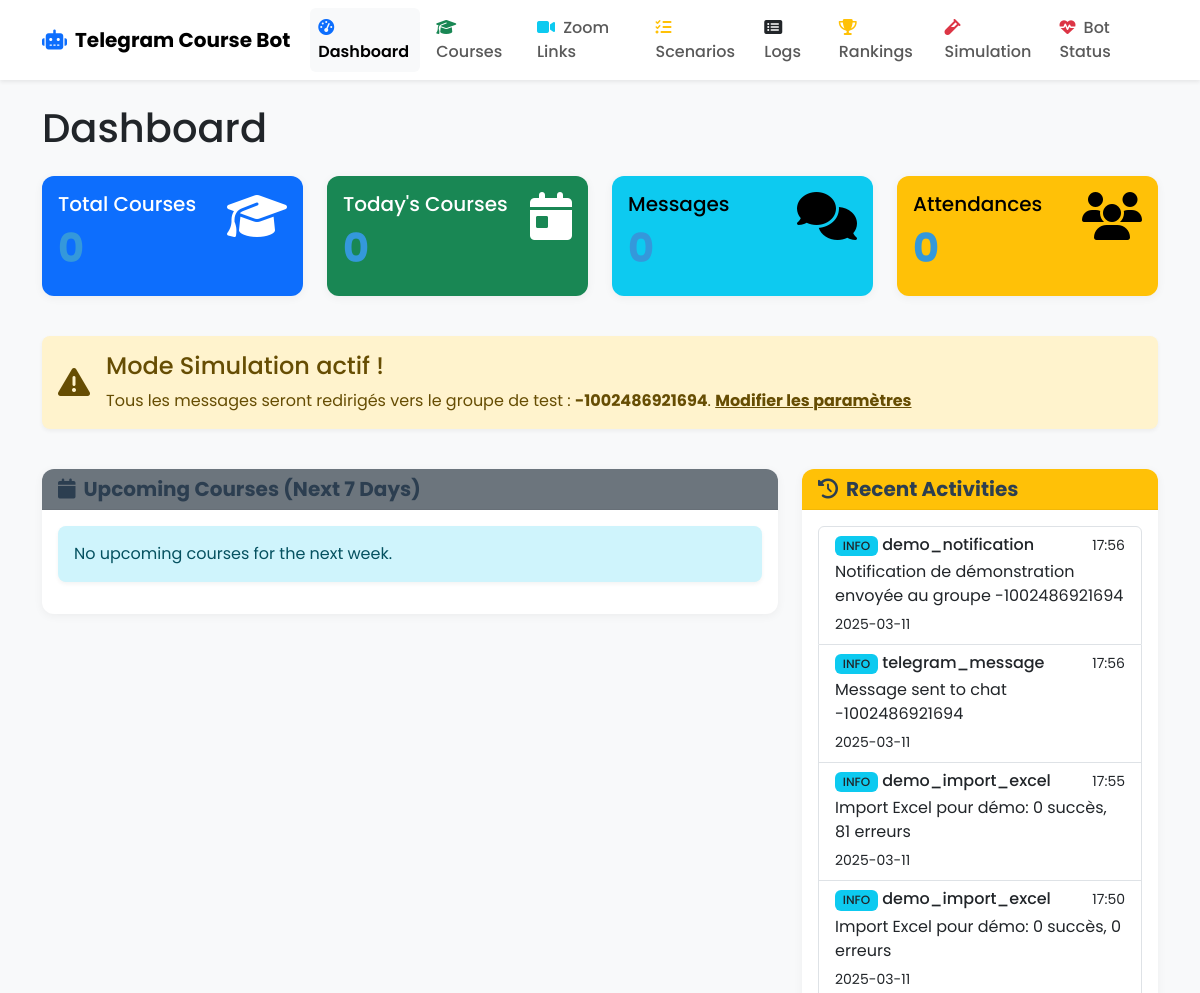
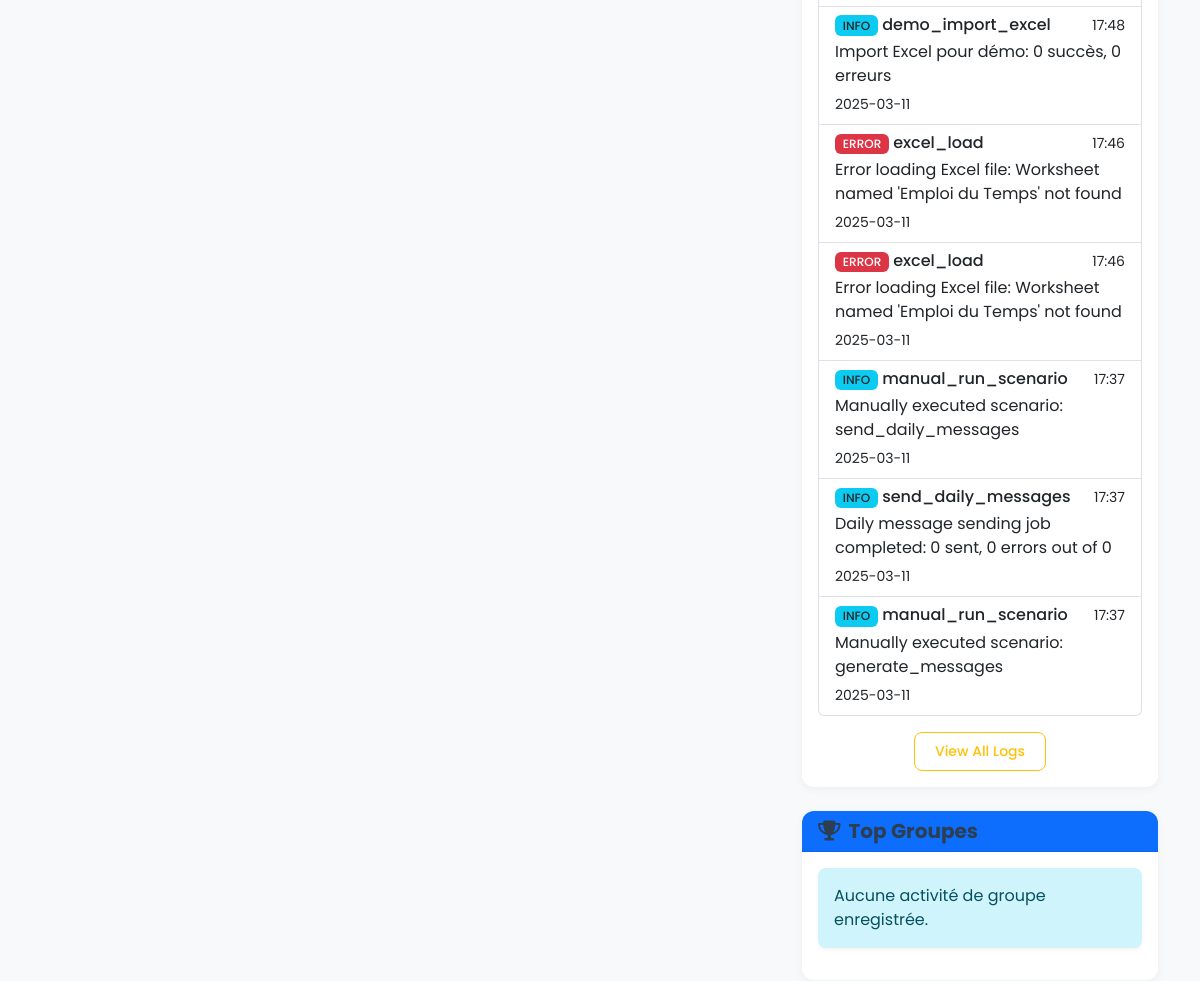
/admin (upper part), run on an earlier commit of the app's database (2 pictures, top to bottom).
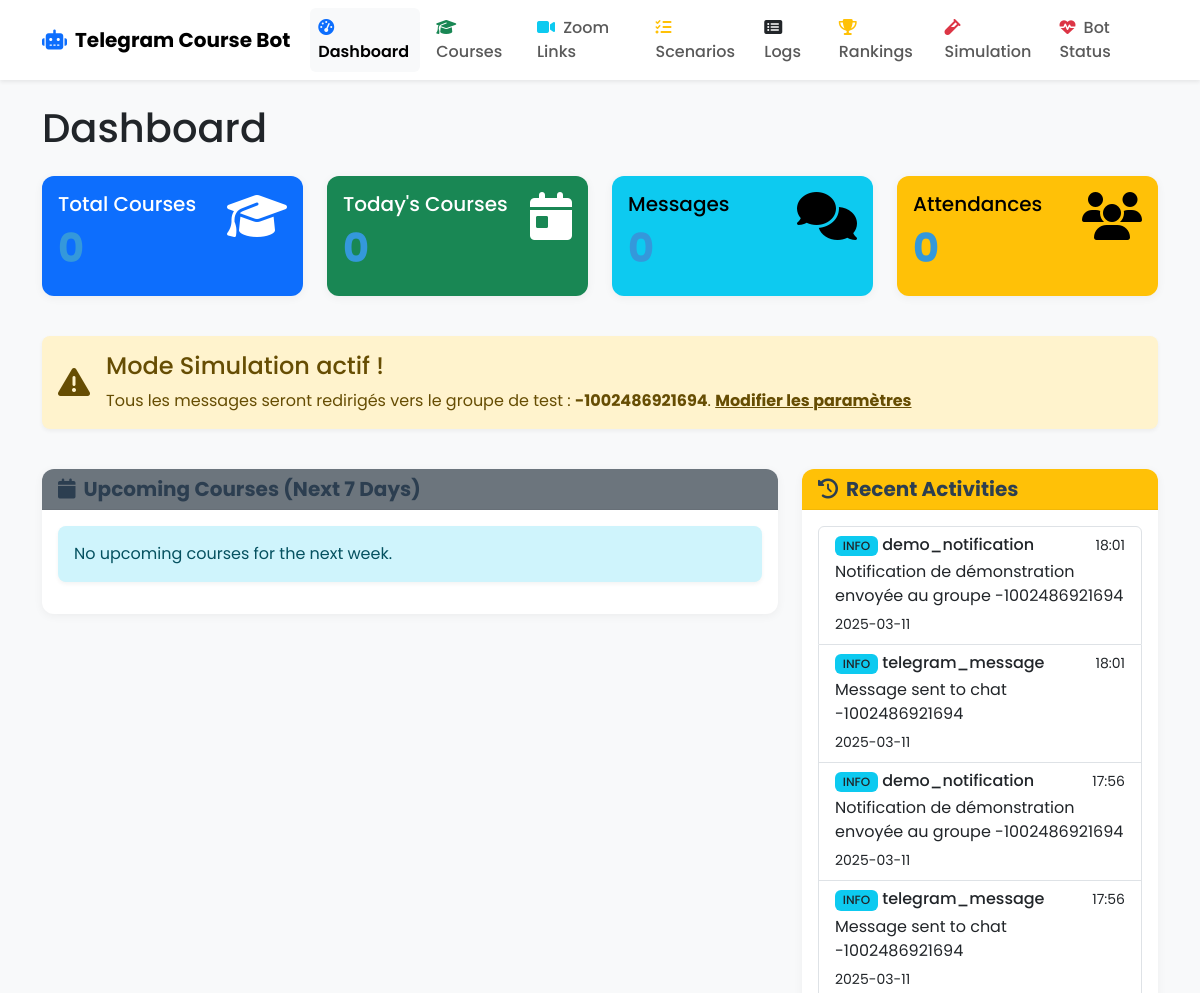
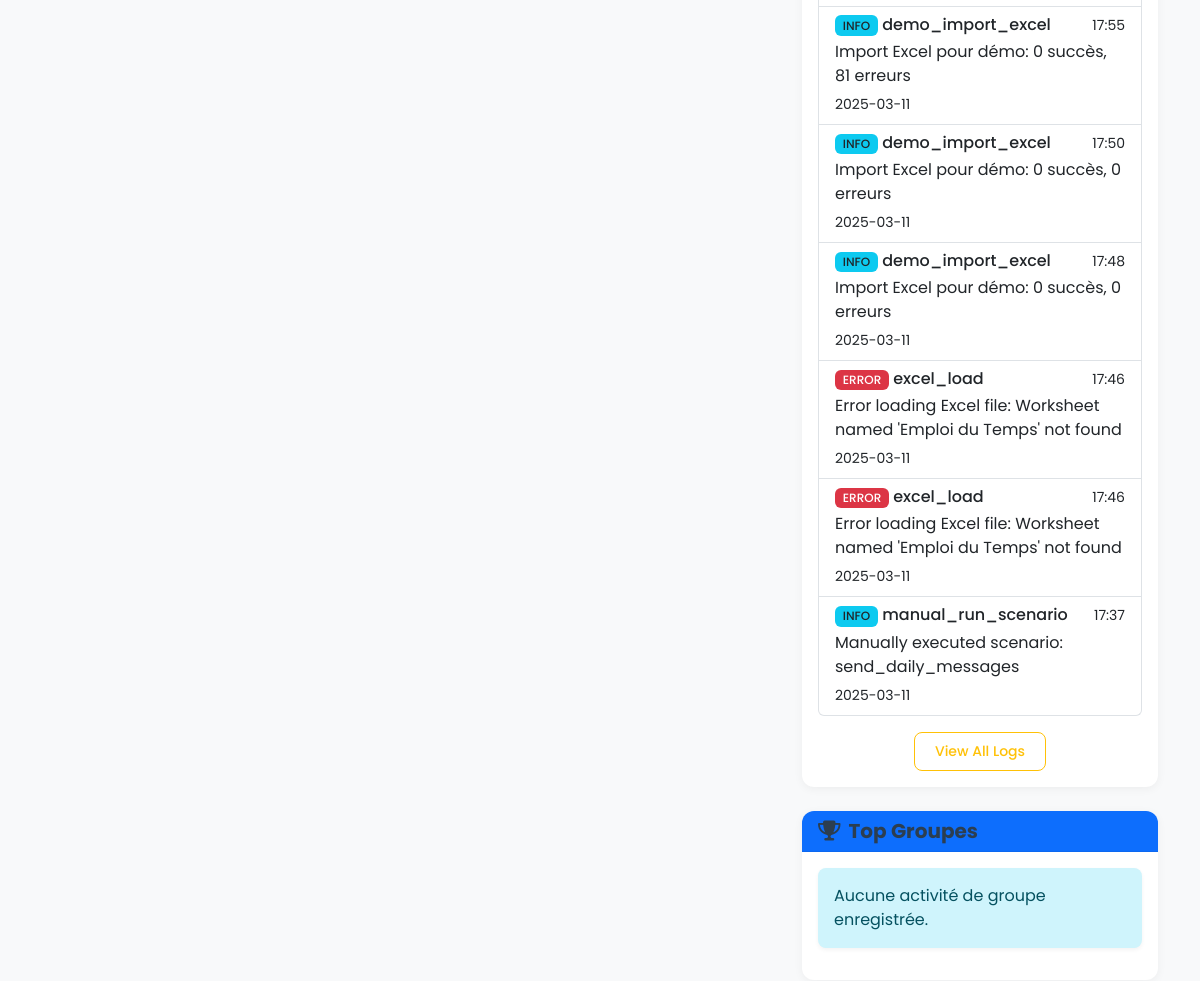
And on a later commit of the database (2 pictures, top to bottom).
### models.py (models this page shows, shortened)
class Log(db.Model):
    id = db.Column(db.Integer, primary_key=True)
    level = db.Column(db.String(20), nullable=False)  # INFO, WARNING, ERROR
    scenario = db.Column(db.String(100), nullable=True)  # Which scenario the log is related to
    message = db.Column(db.Text, nullable=False)
    timestamp = db.Column(db.DateTime, default=datetime.utcnow)

### routes.py (the view)
    @app.route('/')
    @app.route('/admin')
    def dashboard():
        course_count = Course.query.count()
        today = datetime.now().date()
        today_courses = Course.query.filter_by(schedule_date=today).count()
        next_week = today + timedelta(days=7)
        upcoming_courses = Course.query.filter(
            Course.schedule_date >= today,
            Course.schedule_date < next_week
        ).order_by(Course.schedule_date, Course.start_time).all()
        recent_logs = Log.query.order_by(Log.timestamp.desc()).limit(10).all()
        bot = init_telegram_bot()
        simulation_mode = bot.is_simulation_mode()
        test_group_id = bot.get_test_group_id()
        message_count = TelegramMessage.query.count()
        attendance_count = ZoomAttendance.query.count()
        top_groups = db.session.query(
            UserRanking.telegram_group_id,
            db.func.sum(UserRanking.total_points).label('total_points')
        ).group_by(UserRanking.telegram_group_id) \
         .order_by(db.func.sum(UserRanking.total_points).desc()) \
         .limit(5).all()
        return render_template(
            'dashboard.html',
            course_count=course_count,
            today_courses=today_courses,
            upcoming_courses=upcoming_courses,
            recent_logs=recent_logs,
            simulation_mode=simulation_mode,
            test_group_id=test_group_id,
            message_count=message_count,
            attendance_count=attendance_count,
            top_groups=top_groups
        )

### telegram_bot.py (called while the page is built)
def init_telegram_bot():
    global telegram_bot
    if telegram_bot is None:
        with app.app_context():
            telegram_bot = TelegramBot()
    return telegram_bot

    def is_simulation_mode(self):
        settings = AppSettings.query.first()
        return settings.simulation_mode if settings else False

    def get_test_group_id(self):
        settings = AppSettings.query.first()
        return settings.test_group_id if settings else None

### templates/dashboard.html (shortened to what the changed rows need)
{% extends 'layout.html' %}
{% block content %}
<div class="row">
    <div class="col-12">
        <h1 class="mb-4">Dashboard</h1>
    </div>
</div>
<div class="row mb-4">
    <div class="col-md-3">
        <div class="card text-bg-primary mb-3">
            <div class="card-body">
                <div class="d-flex justify-content-between align-items-start">
                    <div>
                        <h2 class="display-4">{{ course_count }}</h2>
                    </div>
                </div>
            </div>
        </div>
    </div>
    <div class="col-md-3">
        <div class="card text-bg-success mb-3">
            <div class="card-body">
                <div class="d-flex justify-content-between align-items-start">
                    <div>
                        <h2 class="display-4">{{ today_courses }}</h2>
                    </div>
                </div>
            </div>
        </div>
    </div>
    <div class="col-md-3">
        <div class="card text-bg-info mb-3">
            <div class="card-body">
                <div class="d-flex justify-content-between align-items-start">
                    <div>
                        <h2 class="display-4">{{ message_count }}</h2>
                    </div>
                </div>
            </div>
        </div>
    </div>
    <div class="col-md-3">
        <div class="card text-bg-warning mb-3">
            <div class="card-body">
                <div class="d-flex justify-content-between align-items-start">
                    <div>
                        <h2 class="display-4">{{ attendance_count }}</h2>
                    </div>
                </div>
            </div>
        </div>
    </div>
</div>
<div class="row">
    <div class="col-lg-4">
        <div class="card mb-4">
            <div class="card-body">
                {% if recent_logs %}
                    <div class="list-group">
                        {% for log in recent_logs %}
                        <div class="list-group-item list-group-item-action flex-column align-items-start">
                            <div class="d-flex w-100 justify-content-between">
                                <h6 class="mb-1">
                                    {% if log.level == 'INFO' %}
                                        <span class="badge bg-info text-dark">INFO</span>
                                    {% elif log.level == 'WARNING' %}
                                        <span class="badge bg-warning text-dark">WARNING</span>
                                    {% elif log.level == 'ERROR' %}
                                        <span class="badge bg-danger">ERROR</span>
                                    {% endif %}
                                    {{ log.scenario or 'System' }}
                                </h6>
                                <small>{{ log.timestamp.strftime('%H:%M') }}</small>
                            </div>
                            <p class="mb-1">{{ log.message }}</p>
                            <small>{{ log.timestamp.strftime('%Y-%m-%d') }}</small>
                        </div>
                        {% endfor %}
                    </div>
                {% else %}
                    <div class="alert alert-info">No recent activities.</div>
                {% endif %}
            </div>
        </div>
    </div>
</div>
{% endblock %}

What changed in the data, as far as the page shows it:
no longer on this page (row unchanged): Log: level "INFO", scenario "send_daily_messages", timestamp "17:37", message "Daily message sending job completed: 0 sent, 0 errors out of 0", timestamp "2025-03-11"
no longer on this page (row unchanged): Log: level "INFO", scenario "manual_run_scenario", timestamp "17:37", message "Manually executed scenario: generate_messages", timestamp "2025-03-11"
added Log: level "INFO", scenario "demo_notification", timestamp "18:01", message "Notification de démonstration envoyée au groupe -1002486921694", timestamp "2025-03-11"
added Log: level "INFO", scenario "telegram_message", timestamp "18:01", message "Message sent to chat -1002486921694", timestamp "2025-03-11"
